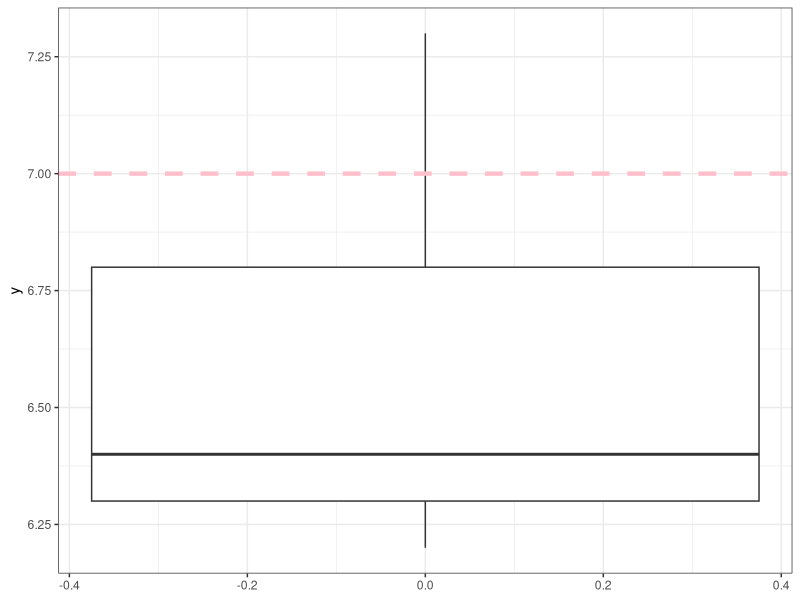
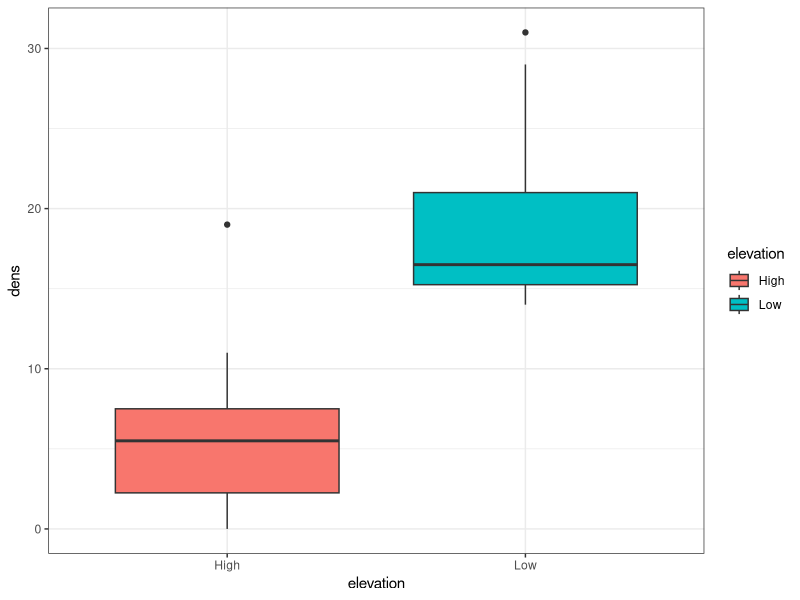
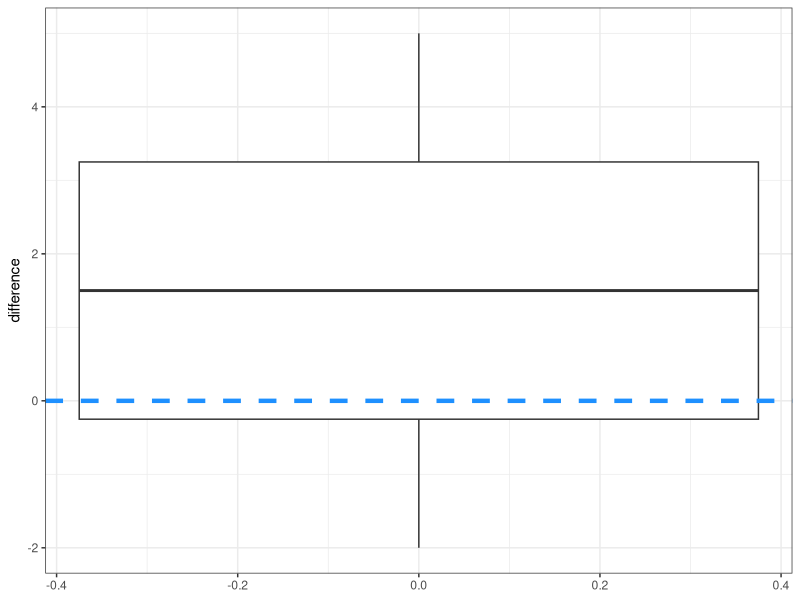

R code for these plots, in order:
## ---- chunk 1
knitr::opts_chunk$set(echo = TRUE)
library(dplyr)
library(ggplot2)
bt_samp <- read.csv(here::here("data/body_temp_hr.csv"))
caterpillar <- read.csv(here::here("data/caterpillar.csv"))
## ---- chunk 2
# simulated data values
y <- c(6.2, 6.8, 7.3, 6.4, 6.3)
## ---- chunk 3
ggplot(data = data.frame(y = y), 
       aes(y = y)) +
  geom_boxplot() +
  geom_hline(yintercept = 7,
             size = 1.5,
             linetype = "dashed",
             color = "pink") +
  theme_bw()
## ---- chunk 4
y_bar <- mean(y)
y_bar
mu_0 <- 7
mu_0
y_sd <- sd(y)
y_sd
y_sem <- y_sd / sqrt(length(y))
y_sem
## ---- chunk 5
t_stat <- (y_bar - mu_0) / y_sem
t_stat
## ---- chunk 6
t_crit <- qt(0.025, df = 4)
round(t_crit, 2)
## ---- chunk 7
abs(t_stat) > abs(t_crit)
## ---- chunk 8
one_samp_p_val <- pt(abs(t_stat), df = 4, lower.tail = FALSE) * 2
one_samp_p_val
## ---- chunk 9
one_sample_fit <- lm(y - mu_0 ~ 1)
summary(one_sample_fit)
## ---- chunk 10
y_bar - mu_0
y_sd
y_sem
t_crit
one_samp_p_val
## ---- chunk 11
tree <- data.frame(
  elevation = rep(c("Low", "High"), each = 10),
  dens = c(16, 14, 18, 17, 29, 31, 14, 16, 22, 15, 2, 11, 6, 8, 0, 3, 19, 1, 6, 5))
## ---- chunk 12
ggplot(tree,
       aes(x = elevation, 
           y = dens,
           fill = elevation))+
  geom_boxplot() +
  theme_bw()
## ---- chunk 13
tree_summary <- tree %>%
  group_by(elevation) %>%
  summarise(mean_density = mean(dens),
            sd_density = sd(dens),
            sqrt_n = sqrt(n())) %>%
  mutate(sem = sd_density / sqrt_n) %>%
  # change it from a tibble to a data.frame to make
  # next steps easier
  as.data.frame()
tree_summary
## ---- chunk 14
y_high <- tree_summary[1,2]
y_high
y_low <- tree_summary[2,2]
y_low
sem_high <- tree_summary[1,5]
sem_high
sem_low <- tree_summary[2,5]
sem_low
## ---- chunk 15
t_stat_trees <- (y_low - y_high) / sqrt(sem_high^2 + sem_low^2)
t_stat_trees
## ---- chunk 16
t_crit_trees <- qt(0.025, df = 18)
t_crit_trees
## ---- chunk 17
abs(t_stat_trees) > abs(t_crit_trees)
## ---- chunk 18
two_samp_p_val <- pt(abs(t_stat_trees), df = 18, lower.tail = FALSE) * 2
two_samp_p_val
## ---- chunk 19
two_sample_fit <- lm(dens ~ elevation, data = tree)
summary(two_sample_fit)
## ---- chunk 20
head(caterpillar)
## ---- chunk 21
caterpillar
## ---- chunk 22
caterpillar %>%
  group_by(plot_number) %>%
  mutate(difference = -diff(caterpillar_count))
## ---- chunk 23
cat_diff <- caterpillar %>%
  group_by(plot_number) %>%
  mutate(difference = -diff(caterpillar_count)) %>%
  select(plot_number, difference) %>%
  distinct()
cat_diff
## ---- chunk 24
ggplot(cat_diff, 
       aes(y = difference)) +
  geom_boxplot() +
  geom_hline(yintercept = 0,
             color = "dodgerblue",
             size = 1.5,
             linetype = "dashed") +
  theme_bw()
  
## ---- chunk 25
paired_fit <- lm(difference ~ 1, data = cat_diff)
summary(paired_fit)
## ---- chunk 26
summary(lm(caterpillar_count ~ 
             treatment + as.factor(plot_number),
           data = caterpillar))
